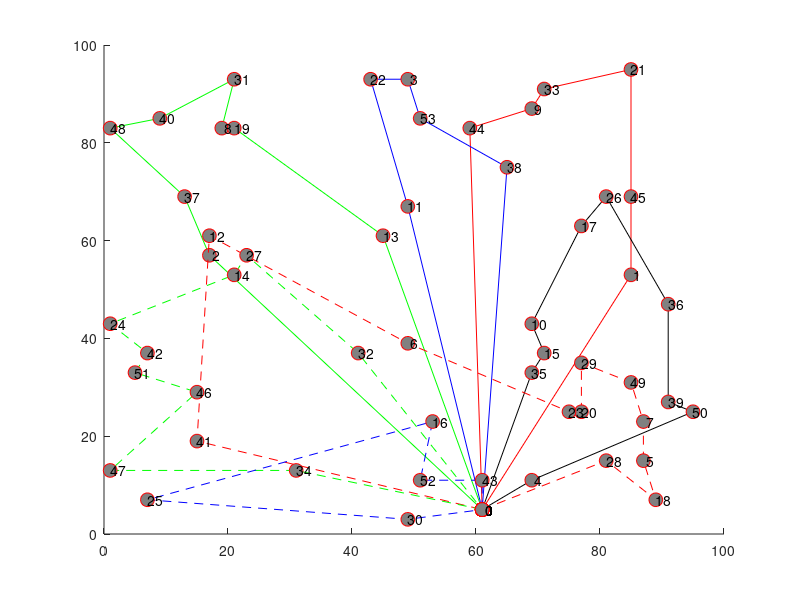

The MATLAB script that drew this image: (Note: this script raises an error after producing the figure.)
hold on;
plot([ 61; 85; 85; 85; 71; 69; 59; 61], [  5; 53; 69; 95; 91; 87; 83;  5], '-ro', 'MarkerSize', 10, 'MarkerEdgeColor', 'r', 'MarkerFaceColor', [0.5,0.5,0.5]);
text([ 61; 85; 85; 85; 71; 69; 59; 61], [  5; 53; 69; 95; 91; 87; 83;  5], num2str([   0;   1;  45;  21;  33;   9;  44;   0]));
plot([ 61; 17; 13;  1;  9; 21; 19; 21; 45; 61], [  5; 57; 69; 83; 85; 93; 83; 83; 61;  5], '-go', 'MarkerSize', 10, 'MarkerEdgeColor', 'r', 'MarkerFaceColor', [0.5,0.5,0.5]);
text([ 61; 17; 13;  1;  9; 21; 19; 21; 45; 61], [  5; 57; 69; 83; 85; 93; 83; 83; 61;  5], num2str([   0;   2;  37;  48;  40;  31;   8;  19;  13;   0]));
plot([ 61; 65; 51; 49; 43; 49; 61], [  5; 75; 85; 93; 93; 67;  5], '-bo', 'MarkerSize', 10, 'MarkerEdgeColor', 'r', 'MarkerFaceColor', [0.5,0.5,0.5]);
text([ 61; 65; 51; 49; 43; 49; 61], [  5; 75; 85; 93; 93; 67;  5], num2str([   0;  38;  53;   3;  22;  11;   0]));
plot([ 61; 69; 95; 91; 91; 81; 77; 69; 71; 69; 61], [  5; 11; 25; 27; 47; 69; 63; 43; 37; 33;  5], '-ko', 'MarkerSize', 10, 'MarkerEdgeColor', 'r', 'MarkerFaceColor', [0.5,0.5,0.5]);
text([ 61; 69; 95; 91; 91; 81; 77; 69; 71; 69; 61], [  5; 11; 25; 27; 47; 69; 63; 43; 37; 33;  5], num2str([   0;   4;  50;  39;  36;  26;  17;  10;  15;  35;   0]));
plot([ 61; 81; 89; 87; 87; 85; 77; 77; 75; 49; 17; 15; 61], [  5; 15;  7; 15; 23; 31; 35; 25; 25; 39; 61; 19;  5], '--ro', 'MarkerSize', 10, 'MarkerEdgeColor', 'r', 'MarkerFaceColor', [0.5,0.5,0.5]);
text([ 61; 81; 89; 87; 87; 85; 77; 77; 75; 49; 17; 15; 61], [  5; 15;  7; 15; 23; 31; 35; 25; 25; 39; 61; 19;  5], num2str([   0;  28;  18;   5;   7;  49;  29;  20;  23;   6;  12;  41;   0]));
plot([ 61; 31;  1; 15;  5;  7;  1; 21; 23; 41; 61], [  5; 13; 13; 29; 33; 37; 43; 53; 57; 37;  5], '--go', 'MarkerSize', 10, 'MarkerEdgeColor', 'r', 'MarkerFaceColor', [0.5,0.5,0.5]);
text([ 61; 31;  1; 15;  5;  7;  1; 21; 23; 41; 61], [  5; 13; 13; 29; 33; 37; 43; 53; 57; 37;  5], num2str([   0;  34;  47;  46;  51;  42;  24;  14;  27;  32;   0]));
plot([ 61; 61; 51; 53;  7; 49; 61], [  5; 11; 11; 23;  7;  3;  5], '--bo', 'MarkerSize', 10, 'MarkerEdgeColor', 'r', 'MarkerFaceColor', [0.5,0.5,0.5]);
text([ 61; 61; 51; 53;  7; 49; 61], [  5; 11; 11; 23;  7;  3;  5], num2str([   0;  43;  52;  16;  25;  30;   0]));
legend('Route 1','Route 2','Route 3','Route 4','Route 5','Route 6','Route 7',0);
xlabel('x');
ylabel('y');
